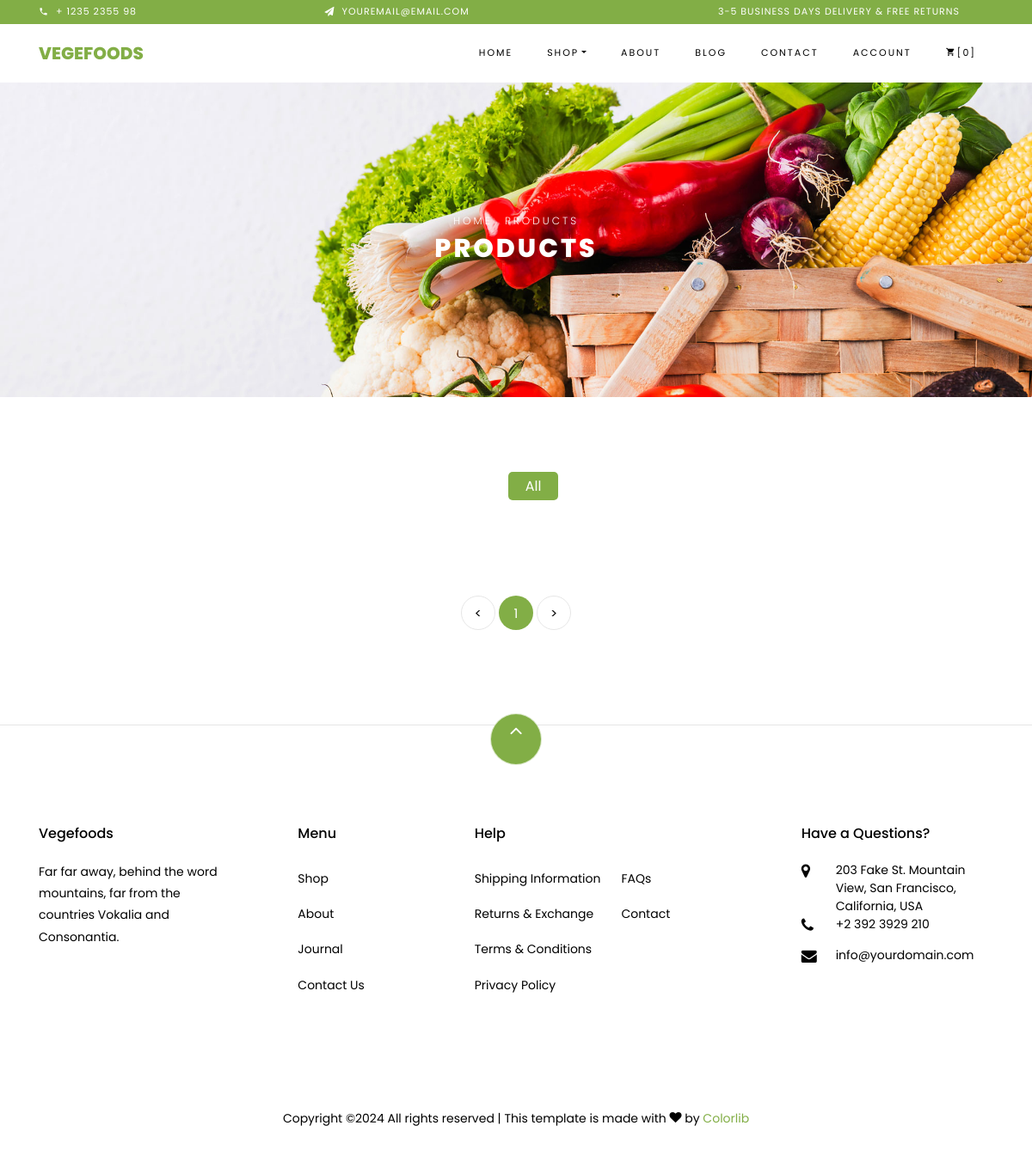
The app's page /shop/, older data.
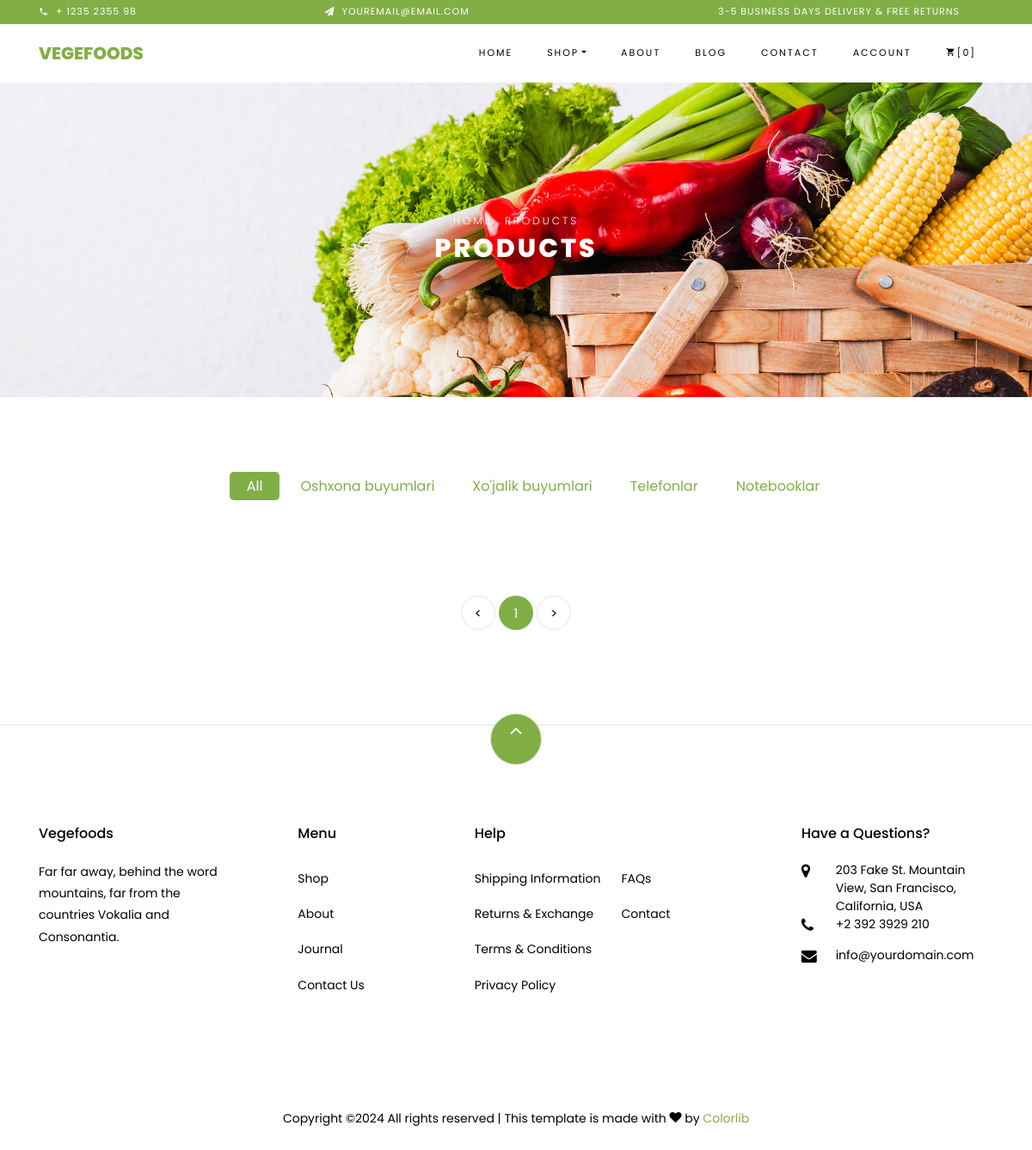
The same page, newer data.
### main/models.py (models this page shows, shortened)
class Category(models.Model):
    name = models.CharField(max_length=100)

### main/views.py (the view)
# urls.py: path('shop/',shop_view , name='shop_url'),
def shop_view(request):
    categories = Category.objects.all()
    category = request.GET.get('category')
    if category:
        products = Product.objects.filter(category__name=category)
    else:
        products = Product.objects.all()
    paginator = Paginator(products, 8)
    page_number = request.GET.get('page')
    page_obj = paginator.get_page(page_number)
    context = {
        'categories': categories,
        'products': page_obj,
        'selected_category': category
    }
    return render(request, 'shop.html', context)

### template/shop.html (shortened to what this page needs)
{% extends 'base.html' %}
{% block content %}
{% load static %}
    <div class="hero-wrap hero-bread" style="background-image: url({% static 'images/bg_1.jpg' %});">
      <div class="container">
        <div class="row no-gutters slider-text align-items-center justify-content-center">
          <div class="col-md-9 ftco-animate text-center">
          	<p class="breadcrumbs"><span class="mr-2"><a href="index.html">Home</a></span> <span>Products</span></p>
            <h1 class="mb-0 bread">Products</h1>
          </div>
        </div>
      </div>
    </div>
<section class="ftco-section">
    <div class="container">
        <div class="row justify-content-center">
            <div class="col-md-10 mb-5 text-center">
                <ul class="product-category">
                    <li><a href="?category=" {% if not selected_category %} class="active" {% endif %}>All</a></li>
                    {% for cat in categories %}
                        <li><a href="?category={{ cat.name }}" {% if cat.name == selected_category %} class="active" {% endif %}>{{ cat.name }}</a></li>
                    {% endfor %}
                </ul>
            </div>
        </div>
        <div class="row mt-5">
            <div class="col text-center">
                <div class="block-27">
                    <ul>
                        {% if products.has_previous %}
                        <li><a href="?page={{ products.previous_page_number }}">&lt;</a></li>
                        {% else %}
                        <li class="disabled"><span>&lt;</span></li>
                        {% endif %}
                        {% for num in products.paginator.page_range %}
                        {% if products.number == num %}
                        <li class="active"><span>{{ num }}</span></li>
                        {% else %}
                        <li><a href="?page={{ num }}">{{ num }}</a></li>
                        {% endif %}
                        {% endfor %}
                        {% if products.has_next %}
                        <li><a href="?page={{ products.next_page_number }}">&gt;</a></li>
                        {% else %}
                        <li class="disabled"><span>&gt;</span></li>
                        {% endif %}
                    </ul>
                </div>
            </div>
        </div>
    </div>
</section>
{% endblock %}

### template/base.html (shortened to what this page needs)
{% load static %}
<!DOCTYPE html>
<html lang="en">
  <head>
    <link rel="stylesheet" href="{% static 'css/open-iconic-bootstrap.min.css' %}">
    <link rel="stylesheet" href="{% static 'css/animate.css' %}">
    <link rel="stylesheet" href="{% static 'css/owl.carousel.min.css' %}">
    <link rel="stylesheet" href="{% static 'css/owl.theme.default.min.css' %}">
    <link rel="stylesheet" href="{% static 'css/magnific-popup.css' %}">
    <link rel="stylesheet" href="{% static 'css/aos.css' %}">
    <link rel="stylesheet" href="{% static 'css/ionicons.min.css' %}">
    <link rel="stylesheet" href="{% static 'css/bootstrap-datepicker.css' %}">
    <link rel="stylesheet" href="{% static 'css/jquery.timepicker.css' %}">
    <link rel="stylesheet" href="{% static 'css/flaticon.css' %}">
    <link rel="stylesheet" href="{% static 'css/icomoon.css' %}">
    <link rel="stylesheet" href="{% static 'css/style.css' %}">
  </head>
  <body class="goto-here">
		<div class="py-1 bg-primary">
    	<div class="container">
    		<div class="row no-gutters d-flex align-items-start align-items-center px-md-0">
	    		<div class="col-lg-12 d-block">
		    		<div class="row d-flex">
		    			<div class="col-md pr-4 d-flex topper align-items-center">
					    	<div class="icon mr-2 d-flex justify-content-center align-items-center"><span class="icon-phone2"></span></div>
						    <span class="text">+ 1235 2355 98</span>
					    </div>
					    <div class="col-md pr-4 d-flex topper align-items-center">
					    	<div class="icon mr-2 d-flex justify-content-center align-items-center"><span class="icon-paper-plane"></span></div>
						    <span class="text">youremail@email.com</span>
					    </div>
					    <div class="col-md-5 pr-4 d-flex topper align-items-center text-lg-right">
						    <span class="text">3-5 Business days delivery &amp; Free Returns</span>
					    </div>
				    </div>
			    </div>
		    </div>
		  </div>
    </div>
    <nav class="navbar navbar-expand-lg navbar-dark ftco_navbar bg-dark ftco-navbar-light" id="ftco-navbar">
	    <div class="container">
	      <a class="navbar-brand" href="index.html">Vegefoods</a>
	      <div class="collapse navbar-collapse" id="ftco-nav">
	        <ul class="navbar-nav ml-auto">
	          <li class="nav-item active"><a href="{% url 'index_url' %}" class="nav-link">Home</a></li>
	          <li class="nav-item dropdown">
              <a class="nav-link dropdown-toggle" href="{% url 'shop_url' %}" id="dropdown04" data-toggle="dropdown" aria-haspopup="true" aria-expanded="false">Shop</a>
            </li>
	          <li class="nav-item"><a href="{% url 'about_url' %}" class="nav-link">About</a></li>
	          <li class="nav-item"><a href="{% url 'blog_url' %}" class="nav-link">Blog</a></li>
	          <li class="nav-item"><a href="{% url 'contact_url' %}" class="nav-link">Contact</a></li>
              <li class="nav-item"><a href="{% url 'account_url' %}" class="nav-link">Account</a></li>
                {% if user.is_authenticated %}
	          <li class="nav-item cta cta-colored"><a href="{% url 'cart_url' %}" class="nav-link"><span class="icon-shopping_cart"></span>[{{basket}}]</a></li>
                {% else %}
	          <li class="nav-item cta cta-colored"><a href="{% url 'cart_url' %}" class="nav-link"><span class="icon-shopping_cart"></span>[0]</a></li>
                {% endif %}
	        </ul>
	      </div>
	    </div>
	  </nav>
{% block content %}
{% endblock %}
    <footer class="ftco-footer ftco-section">
      <div class="container">
      	<div class="row">
      		<div class="mouse">
						<a href="#" class="mouse-icon">
							<div class="mouse-wheel"><span class="ion-ios-arrow-up"></span></div>
						</a>
					</div>
      	</div>
        <div class="row mb-5">
          <div class="col-md">
            <div class="ftco-footer-widget mb-4">
              <h2 class="ftco-heading-2">Vegefoods</h2>
              <p>Far far away, behind the word mountains, far from the countries Vokalia and Consonantia.</p>
              <ul class="ftco-footer-social list-unstyled float-md-left float-lft mt-5">
              </ul>
            </div>
          </div>
          <div class="col-md">
            <div class="ftco-footer-widget mb-4 ml-md-5">
              <h2 class="ftco-heading-2">Menu</h2>
              <ul class="list-unstyled">
                <li><a href="#" class="py-2 d-block">Shop</a></li>
                <li><a href="#" class="py-2 d-block">About</a></li>
                <li><a href="#" class="py-2 d-block">Journal</a></li>
                <li><a href="#" class="py-2 d-block">Contact Us</a></li>
              </ul>
            </div>
          </div>
          <div class="col-md-4">
             <div class="ftco-footer-widget mb-4">
              <h2 class="ftco-heading-2">Help</h2>
              <div class="d-flex">
	              <ul class="list-unstyled mr-l-5 pr-l-3 mr-4">
	                <li><a href="#" class="py-2 d-block">Shipping Information</a></li>
	                <li><a href="#" class="py-2 d-block">Returns &amp; Exchange</a></li>
	                <li><a href="#" class="py-2 d-block">Terms &amp; Conditions</a></li>
	                <li><a href="#" class="py-2 d-block">Privacy Policy</a></li>
	              </ul>
	              <ul class="list-unstyled">
	                <li><a href="#" class="py-2 d-block">FAQs</a></li>
	                <li><a href="#" class="py-2 d-block">Contact</a></li>
	              </ul>
	            </div>
            </div>
          </div>
          <div class="col-md">
            <div class="ftco-footer-widget mb-4">
            	<h2 class="ftco-heading-2">Have a Questions?</h2>
            	<div class="block-23 mb-3">
	              <ul>
	                <li><span class="icon icon-map-marker"></span><span class="text">203 Fake St. Mountain View, San Francisco, California, USA</span></li>
	                <li><a href="#"><span class="icon icon-phone"></span><span class="text">+2 392 3929 210</span></a></li>
	                <li><a href="#"><span class="icon icon-envelope"></span><span class="text">info@yourdomain.com</span></a></li>
	              </ul>
	            </div>
            </div>
          </div>
        </div>
        <div class="row">
          <div class="col-md-12 text-center">
            <p>
						  Copyright &copy;<script>document.write(new Date().getFullYear());</script> All rights reserved | This template is made with <i class="icon-heart color-danger" aria-hidden="true"></i> by <a href="https://colorlib.com" target="_blank">Colorlib</a>
						</p>
          </div>
        </div>
      </div>
    </footer>
  </body>
</html>

### static/css/icomoon.css (style rules this page uses)
[class^="icon-"], [class*=" icon-"] { font-family: 'icomoon' !important; speak: none; font-style: normal; font-weight: normal; font-variant: normal; text-transform: none; line-height: 1; -webkit-font-smoothing: antialiased; -moz-osx-font-smoothing: grayscale; }
.icon-heart:before { content: "\f004"; }
.icon-map-marker:before { content: "\f041"; }
.icon-phone:before { content: "\f095"; }
.icon-envelope:before { content: "\f0e0"; }
.icon-paper-plane:before { content: "\f1d8"; }
.icon-phone2:before { content: "\e0cd"; }
.icon-shopping_cart:before { content: "\e8cc"; }

Row changes from the older to the newer data that the page shows:
added Category: name "Oshxona buyumlari"
added Category: name "Xo'jalik buyumlari"
added Category: name "Telefonlar"
added Category: name "Notebooklar"
